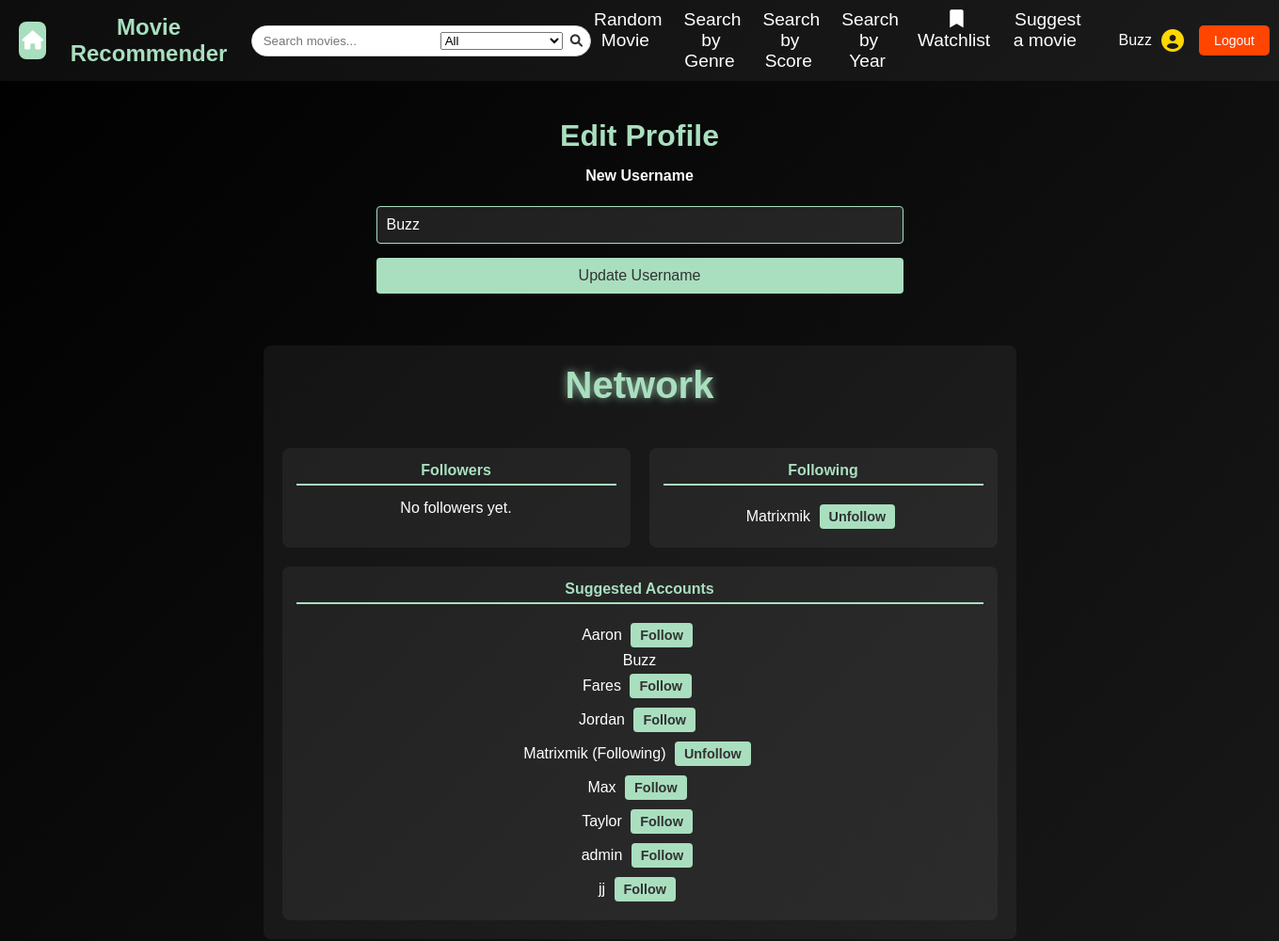
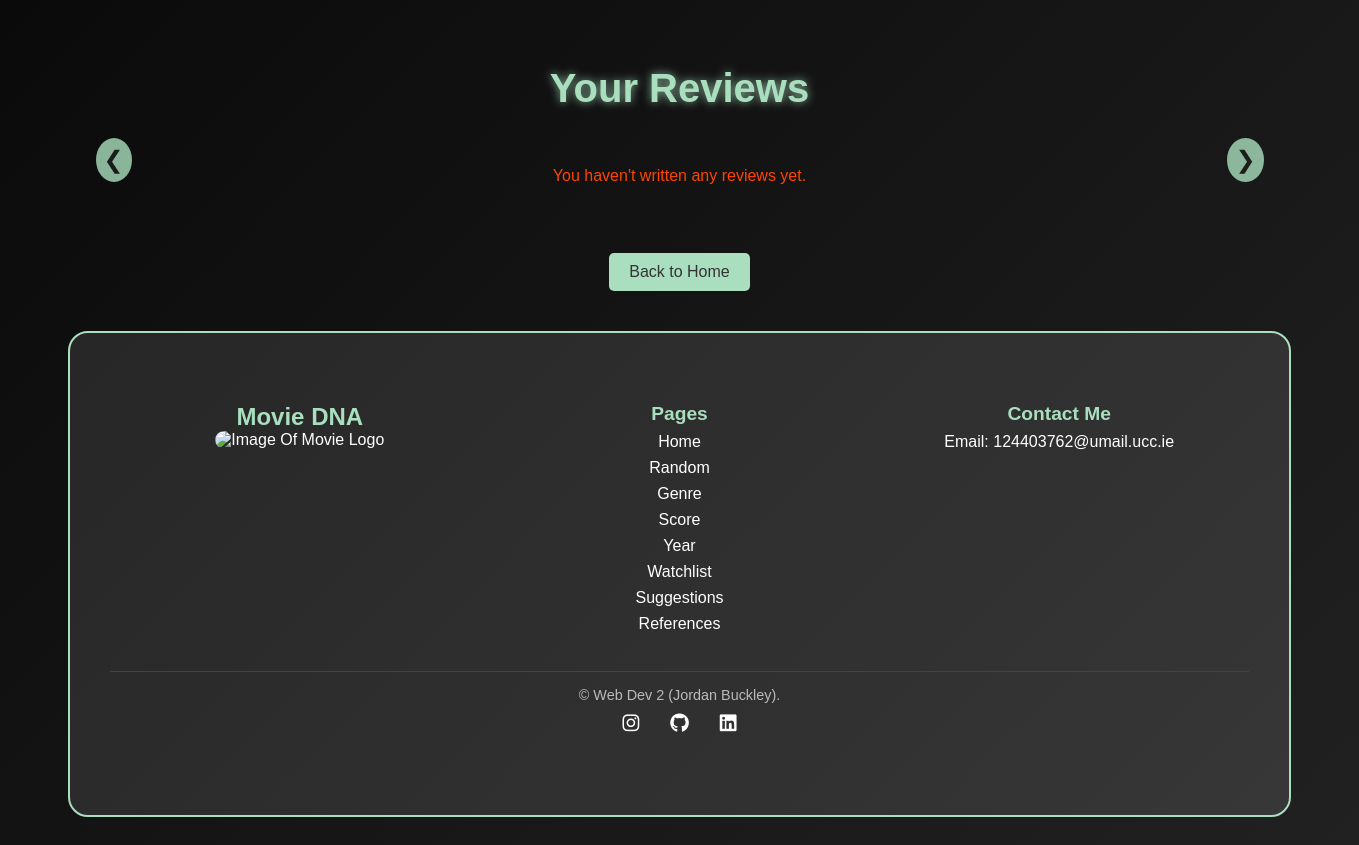
Screenshot of /user (signed in) with the database file from the repository (2 pictures, top to bottom).
### tables this page shows
CREATE TABLE network (
    follower TEXT NOT NULL,
    following TEXT NOT NULL,
    PRIMARY KEY (follower, following),
    FOREIGN KEY (follower) REFERENCES users(user_id),
    FOREIGN KEY (following) REFERENCES users(user_id)
);

CREATE TABLE users (
    user_id TEXT PRIMARY KEY,
    password TEXT NOT NULL
, is_admin BOOLEAN DEFAULT FALSE);

### app.py (the view, shortened to what this page needs)
@app.route('/user', methods=["GET", "POST"])
@login_required
def user():
    db = get_db()
    user_id = session.get("user_id")
    form = UpdateUsernameForm()
    reviews = db.execute("""
        SELECT reviews.*, movies.title
        FROM reviews
        JOIN movies ON reviews.movie_id = movies.movie_id
        WHERE reviews.user = ?
    """, (user_id,)).fetchall()
    all_users = db.execute("SELECT user_id FROM users").fetchall()
    followers = db.execute(
        "SELECT follower FROM network WHERE following = ?",
        (user_id,)
    ).fetchall()
    following = db.execute(
        "SELECT following FROM network WHERE follower = ?",
        (user_id,)
    ).fetchall()
    follower_set = {follower["follower"] for follower in followers}
    following_set = {follow["following"] for follow in following}
    return render_template(
        'user.html',
            form=form,
            reviews=reviews,
            all_users=all_users,
            followers=followers,
            following=following,
            follower_set=follower_set,
            following_set=following_set
    )

### forms.py
class UpdateUsernameForm(FlaskForm):
    username = StringField("New Username", validators=[InputRequired()])
    submit = SubmitField("Update Username")

### app.py (called while the page is built)
@app.before_request
def load_logged_in_user():
    g.user = session.get("user_id")
    g.is_admin = session.get("is_admin", False)

def login_required(view):
    @wraps(view)
    def wrapped_view(*args, **kwargs):
        if g.user is None:
            return(redirect(url_for("login", next=request.url)))
        return view(*args, **kwargs)
    return wrapped_view

### database.py (called while the page is built)
def get_db():
    if "db" not in g:
        g.db = sqlite3.connect(DATABASE,
                                detect_types=sqlite3.PARSE_DECLTYPES
                        )
        g.db.row_factory = sqlite3.Row
    return g.db

### templates/user.html (shortened to what this page needs)
{% extends "base.html" %}
{% block styles %}
    <link rel="stylesheet" href="{{ url_for('static', filename='users.css') }}">
{% endblock %}
{% block main_content %}
    <section id="edit-profile">
        <h2>Edit Profile</h2>
        <form action="{{ url_for('user') }}" method="POST">
            <div class="form-group">
                {{ form.username.label }}<br>
                {{ form.username(size=32, value=session['user_id'], id="username-input") }}<br>
            </div>
            <div class="form-group">
                {{ form.submit(id="submit-button") }}
            </div>
        </form>
    </section>
    <section id="network">
        <h3>Network</h3>
        <div id="network-columns">
            <section id="follower-page">
                <h4>Followers</h4>
                <ul>
                    {% for follower in followers %}
                        <li>
                            {{ follower.follower }}
                            {% if follower.follower != session["user_id"] %}
                                {% if follower.follower in following_set %}
                                    <span>(Following)</span>
                                    <a href="{{ url_for('unfollow_user', username=follower.follower) }}" class="btn">Unfollow</a>
                                {% else %}
                                    <a href="{{ url_for('follow_user', username=follower.follower) }}" class="btn">Follow</a>
                                {% endif %}
                            {% endif %}
                        </li>
                    {% else %}
                        <li>No followers yet.</li>
                    {% endfor %}
                </ul>
            </section>
            <section id="network-page">
                <h4>Following</h4>
                <ul>
                    {% for follow in following %}
                        <li>
                            {{ follow.following }}
                            {% if follow.following != session["user_id"] %}
                                <a href="{{ url_for('unfollow_user', username=follow.following) }}" class="btn">Unfollow</a>
                            {% endif %}
                        </li>
                    {% else %}
                        <li>Not following anyone yet.</li>
                    {% endfor %}
                </ul>
            </section>
        </div>
        <section id="suggestion">
            <h4>Suggested Accounts</h4>
            <ul>
                {% for user in all_users %}
                    <li>
                        {{ user.user_id }}
                        {% if user.user_id != session["user_id"] %}
                            {% if user.user_id in following_set %}
                                <span>(Following)</span>
                                <a href="{{ url_for('unfollow_user', username=user.user_id) }}" class="btn">Unfollow</a>
                            {% else %}
                                <a href="{{ url_for('follow_user', username=user.user_id) }}" class="btn">Follow</a>
                            {% endif %}
                        {% endif %}
                    </li>
                {% else %}
                    <li>No other users found.</li>
                {% endfor %}
            </ul>
        </section>
    </section>
    <section id="user-reviews">
        <h3>Your Reviews</h3>
        <div class="carousel-container">
            <button class="carousel-button prev" onclick="scrollReviews(-320)">&#10094;</button>
            {% if reviews %}
                <ul id="reviews-list">
                    {% for review in reviews %}
                        <li class="review-item">
                            <strong class="review-movie">Movie:</strong> {{ review.title }}<br>
                            <strong class="review-text">Review:</strong> {{ review.review_text }}<br>
                            <strong class="review-rating">Rating:</strong> {{ review.rating }}/10
                        </li>
                    {% endfor %}
                </ul>
            {% else %}
                <p id="no-reviews-message">You haven't written any reviews yet.</p>
            {% endif %}
            <button class="carousel-button next" onclick="scrollReviews(320)">&#10095;</button>
        </div>
    </section>
    <a href="{{ url_for('index') }}" class="back-button">Back to Home</a>
{% endblock %}

### static/styles.css (style rules this page uses)
* { margin: 0; padding: 0; box-sizing: border-box; }
body { font-family: 'Arial', sans-serif; background: linear-gradient(-45deg, #0f0f0f, #1c1c1c, #2c2c2c, #000000); background-size: 400% 400%; animation: movingBackground 10s ease infinite; color: white; text-align: center; min-height: 100vh; display: flex; flex-direction: column; }
.btn { display: inline-block; padding: 10px 20px; background: #A9DFBF; color: #333; text-decoration: none; font-size: 1rem; border-radius: 5px; transition: background 0.3s ease, transform 0.2s ease; margin: 5px; text-align: center; font-weight: bold; }
.back-button { display: inline-block; margin-top: 20px; padding: 10px 20px; background: #A9DFBF; color: #333; text-decoration: none; border-radius: 5px; transition: background 0.3s ease; }

### static/users.css (style rules this page uses)
#edit-profile { max-width: 600px; margin: 20px auto; padding: 20px; }
#edit-profile h2 { color: #A9DFBF; margin-bottom: 15px; font-size: 2rem; text-align: center; }
.form-group { margin-bottom: 15px; }
.form-group label { display: block; font-weight: bold; margin-bottom: 5px; color: white; }
.form-group input[type="text"] { width: 100%; padding: 10px; border: 1px solid #A9DFBF; border-radius: 4px; background: rgba(255, 255, 255, 0.1); color: white; font-size: 1rem; transition: border-color 0.3s ease; }
#submit-button { background: #A9DFBF; color: #333; padding: 10px 20px; border: none; border-radius: 4px; font-size: 1rem; cursor: pointer; transition: background 0.3s ease, transform 0.3s ease; width: 100%; }
#network { max-width: 800px; margin: 20px auto; padding: 20px; background: rgba(255, 255, 255, 0.05); border-radius: 8px; display: flex; flex-direction: column; gap: 20px; }
#network h3 { font-size: 2.5rem; font-weight: bold; margin-bottom: 1.5rem; color: #A9DFBF; text-shadow: 0px 0px 10px rgba(169, 223, 191, 0.8); }
#network-columns { display: flex; gap: 20px; }
#follower-page, #network-page { flex: 1; background: rgba(255, 255, 255, 0.05); padding: 15px; border-radius: 8px; }
#follower-page h4, #network-page h4 { color: #A9DFBF; border-bottom: 2px solid #A9DFBF; padding-bottom: 5px; margin-bottom: 15px; }
#suggestion { text-align: center; background: rgba(255, 255, 255, 0.05); padding: 15px; border-radius: 8px; }
#suggestion h4 { color: #A9DFBF; border-bottom: 2px solid #A9DFBF; padding-bottom: 5px; margin-bottom: 15px; }
ul { list-style-type: none; padding: 0; }
.btn { background: #A9DFBF; color: #333; padding: 5px 10px; border: none; border-radius: 4px; font-size: 0.9rem; cursor: pointer; transition: background 0.3s ease, transform 0.3s ease; text-decoration: none; }
#user-reviews { padding: 3rem 1rem; text-align: center; }
#user-reviews h3 { font-size: 2.5rem; font-weight: bold; margin-bottom: 1.5rem; color: #A9DFBF; text-shadow: 0px 0px 10px rgba(169, 223, 191, 0.8); }
.carousel-container { position: relative; max-width: 1200px; margin: 0 auto; overflow: hidden; }
.carousel-button { position: absolute; top: 50%; transform: translateY(-50%); background: rgba(169, 223, 191, 0.8); border: none; border-radius: 50%; color: #1c1c1c; font-size: 1.5rem; padding: 0.5rem; cursor: pointer; transition: background 0.3s ease, transform 0.3s ease; z-index: 10; }
.carousel-button.prev { left: 1rem; }
.carousel-button.next { right: 1rem; }
#no-reviews-message { color: #FF4500; font-size: 1rem; text-align: center; margin-top: 2rem; }

### rows the page displays
network: following "Matrixmik"
users: user_id "Aaron"
users: user_id "Buzz"
users: user_id "Fares"
users: user_id "Jordan"
users: user_id "Matrixmik"
users: user_id "Max"
users: user_id "Taylor"
users: user_id "admin"
users: user_id "jj"

### other values shown
{{ session['user_id'] }} "Buzz"
